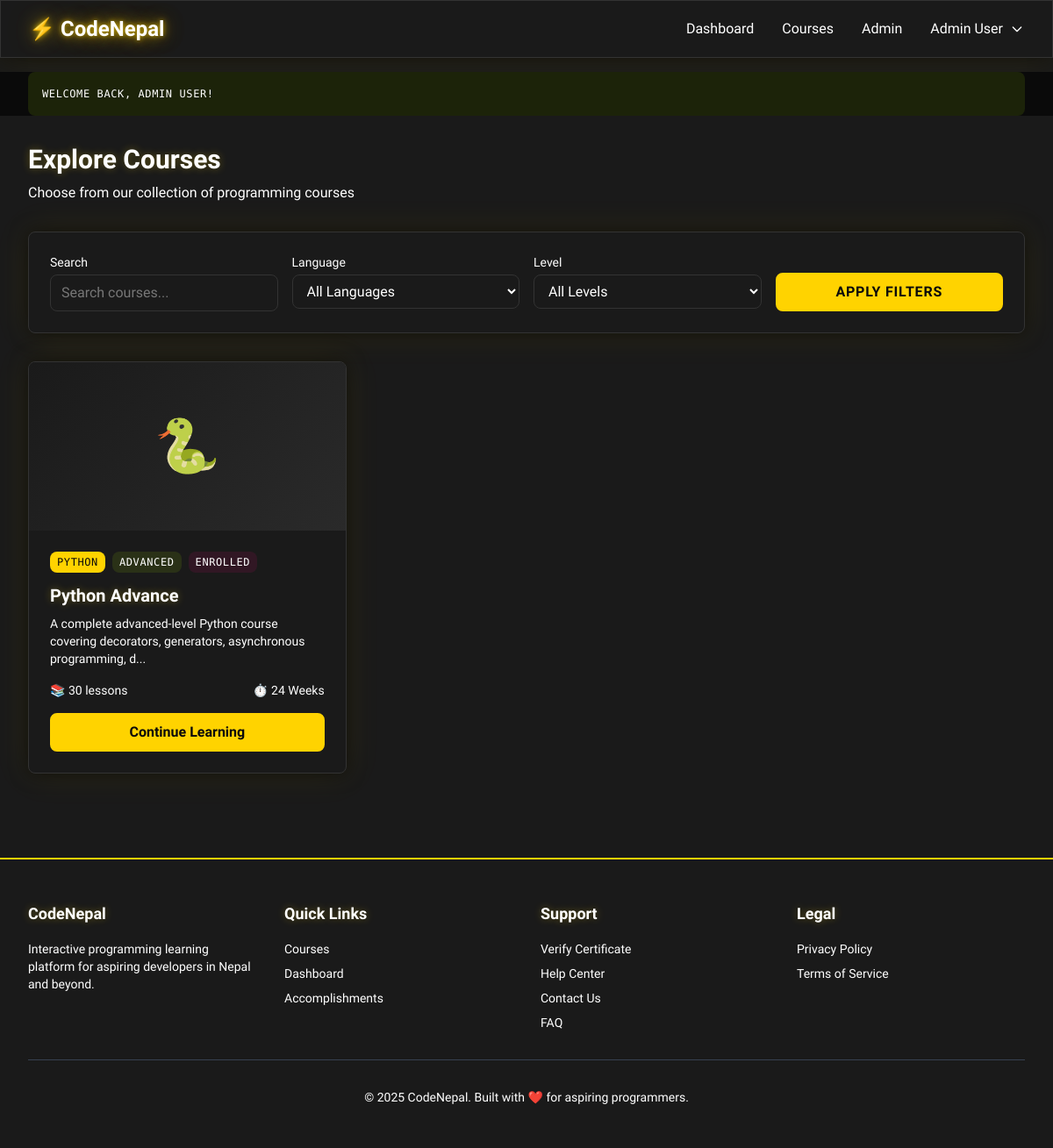
/pages/courses (signed in), run on the app's committed database.
### tables this page shows
CREATE TABLE `courses` (
  `id` varchar(50) NOT NULL,
  `title` varchar(255) NOT NULL,
  `description` text DEFAULT NULL,
  `language` enum('python','javascript','cpp') NOT NULL,
  `category` enum('beginner','intermediate','advanced') NOT NULL,
  `duration` varchar(50) DEFAULT NULL,
  `thumbnail_url` varchar(500) DEFAULT NULL,
  `is_published` tinyint(1) DEFAULT 0,
  `is_free` tinyint(1) DEFAULT 1,
  `created_at` timestamp NOT NULL DEFAULT current_timestamp(),
  `updated_at` timestamp NOT NULL DEFAULT current_timestamp() ON UPDATE current_timestamp()
);

### includes/functions.php (called while the page is built, shortened)
<?php
function get($key, $default = null) {
    return $_GET[$key] ?? $default;
}
function truncateText($text, $length = 100, $suffix = '...') {
    return substr($text, 0, $length) . $suffix;
}

### includes/auth.php (called while the page is built, shortened)
<?php
if (!function_exists('getDBConnection')) {
    require_once __DIR__ . '/../config/database.php';
}
function isLoggedIn() {
    if (isset($_SESSION['last_activity'])) {
        $elapsed = time() - $_SESSION['last_activity'];
    }
    return true;
}
function getCurrentUser() {
    return [
        'id' => $_SESSION['user_id'] ?? null,
        'email' => $_SESSION['email'] ?? null,
        'name' => $_SESSION['name'] ?? null,
        'role' => $_SESSION['role'] ?? 'user',
        'avatar_url' => $_SESSION['avatar_url'] ?? null
    ];
}

### config/database.php (called while the page is built, shortened)
<?php
function executeQuery($conn, $sql, $params = [], $types = "") {
    $stmt = $conn->prepare($sql);
    if (!empty($params)) {
        $stmt->bind_param($types, ...$params);
    }
    $result = $stmt->execute();
    $metadata = $stmt->result_metadata();
    if ($metadata) {
        return $stmt->get_result();
    }
    return true;
}
function fetchAll($result) {
    $rows = [];
    while ($row = $result->fetch_assoc()) {
        $rows[] = $row;
    }
    return $rows;
}

### pages/courses.php (the view, shortened to what this page needs)
<?php
require_once __DIR__ . '/../includes/header.php';
$conn = getDBConnection();
$userId = $currentUser['id'];
$searchQuery = get('search', '');
$sql = "SELECT c.*,
        (SELECT COUNT(*) FROM lessons WHERE course_id = c.id) as lesson_count,
        (SELECT COUNT(*) FROM user_progress WHERE course_id = c.id AND user_id = ?) as is_enrolled
        FROM courses c
        WHERE c.is_published = 1";
$params = [$userId];
$types = "s";
$sql .= " ORDER BY c.created_at DESC";
$result = executeQuery($conn, $sql, $params, $types);
$courses = fetchAll($result);
?>
<div class="max-w-7xl mx-auto px-4 sm:px-6 lg:px-8 py-8">
    <div class="mb-8">
        <h1 class="text-3xl font-bold text-gray-900">Explore Courses</h1>
        <p class="text-gray-600 mt-2">Choose from our collection of programming courses</p>
    </div>
    <div class="bg-white rounded-lg shadow p-6 mb-8">
        <form method="GET" action="" class="grid grid-cols-1 md:grid-cols-4 gap-4">
            <div>
                <label for="search" class="block text-sm font-medium text-gray-700 mb-1">Search</label>
                <input type="text" id="search" name="search"
                       value="<?php echo htmlspecialchars($searchQuery); ?>"
                       placeholder="Search courses..."
                       class="w-full px-3 py-2 border border-gray-300 rounded-md focus:outline-none focus:ring-blue-500 focus:border-blue-500">
            </div>
            <div>
                <label for="language" class="block text-sm font-medium text-gray-700 mb-1">Language</label>
                <select id="language" name="language"
                        class="w-full px-3 py-2 border border-gray-300 rounded-md focus:outline-none focus:ring-blue-500 focus:border-blue-500">
                    <option value="">All Languages</option>
                </select>
            </div>
            <div>
                <label for="category" class="block text-sm font-medium text-gray-700 mb-1">Level</label>
                <select id="category" name="category"
                        class="w-full px-3 py-2 border border-gray-300 rounded-md focus:outline-none focus:ring-blue-500 focus:border-blue-500">
                    <option value="">All Levels</option>
                </select>
            </div>
            <div class="flex items-end">
                <button type="submit"
                        class="w-full px-4 py-2 bg-blue-600 text-white rounded-md hover:bg-blue-700 focus:outline-none focus:ring-2 focus:ring-blue-500">
                    Apply Filters
                </button>
            </div>
        </form>
    </div>
    <?php if (empty($courses)): ?>
        <div class="text-center py-12">
            <svg class="mx-auto h-12 w-12 text-gray-400" fill="none" stroke="currentColor" viewBox="0 0 24 24">
                <path stroke-linecap="round" stroke-linejoin="round" stroke-width="2" d="M9.172 16.172a4 4 0 015.656 0M9 10h.01M15 10h.01M21 12a9 9 0 11-18 0 9 9 0 0118 0z"></path>
            </svg>
            <h3 class="mt-2 text-sm font-medium text-gray-900">No courses found</h3>
            <p class="mt-1 text-sm text-gray-500">Try adjusting your filters</p>
        </div>
    <?php else: ?>
        <div class="grid grid-cols-1 md:grid-cols-2 lg:grid-cols-3 gap-6">
            <?php foreach ($courses as $course): ?>
            <div class="bg-white rounded-lg shadow-md overflow-hidden hover:shadow-lg transition">
                <?php if ($course['thumbnail_url']): ?>
                    <img src="<?php echo htmlspecialchars($course['thumbnail_url']); ?>"
                         alt="<?php echo htmlspecialchars($course['title']); ?>"
                         class="w-full h-48 object-cover">
                <?php else: ?>
                    <div class="w-full h-48 bg-gradient-to-r from-blue-500 to-purple-600 flex items-center justify-center">
                        <span class="text-white text-6xl">
                            <?php
                            echo $course['language'] === 'python' ? '🐍' :
                                 ($course['language'] === 'javascript' ? '⚡' : '⚙️');
                            ?>
                        </span>
                    </div>
                <?php endif; ?>
                <div class="p-6">
                    <div class="flex items-center gap-2 mb-3">
                        <span class="px-2 py-1 bg-blue-100 text-blue-600 text-xs rounded font-medium">
                            <?php echo ucfirst($course['language']); ?>
                        </span>
                        <span class="px-2 py-1 bg-green-100 text-green-600 text-xs rounded font-medium">
                            <?php echo ucfirst($course['category']); ?>
                        </span>
                        <?php if ($course['is_enrolled']): ?>
                        <span class="px-2 py-1 bg-purple-100 text-purple-600 text-xs rounded font-medium">
                            Enrolled
                        </span>
                        <?php endif; ?>
                    </div>
                    <h3 class="text-xl font-semibold mb-2 text-gray-900"><?php echo htmlspecialchars($course['title']); ?></h3>
                    <p class="text-gray-600 text-sm mb-4"><?php echo truncateText($course['description'], 100); ?></p>
                    <div class="flex items-center justify-between text-sm text-gray-500 mb-4">
                        <span>📚 <?php echo $course['lesson_count']; ?> lessons</span>
                        <span>⏱️ <?php echo htmlspecialchars($course['duration']); ?></span>
                    </div>
                    <a href="/pages/course?id=<?php echo urlencode($course['id']); ?>"
                       class="block w-full text-center px-4 py-2 bg-blue-600 text-white rounded-md hover:bg-blue-700 transition font-medium">
                        <?php echo $course['is_enrolled'] ? 'Continue Learning' : 'View Course'; ?>
                    </a>
                </div>
            </div>
            <?php endforeach; ?>
        </div>
    <?php endif; ?>
</div>
<?php require_once __DIR__ . '/../includes/footer.php'; ?>

### includes/header.php (style rules this page uses)
.bg-blue-50, .bg-blue-100, .bg-blue-200, .bg-blue-300, .bg-blue-400, .bg-blue-500, .bg-blue-600:not(.view-all-courses-btn), .bg-blue-700:not(.view-all-courses-btn), .bg-blue-800, .bg-blue-900 { background-color: #FFD300 !important; color: #0A0A0A !important; }
.bg-blue-600.text-white:not(.view-all-courses-btn), .bg-blue-700.text-white:not(.view-all-courses-btn), .bg-blue-500.text-white { color: #0A0A0A !important; }

### data on the page
courses: language "PYTHON", category "ADVANCED", title "Python Advance", description "A complete advanced-level Python course covering decorators, generators, asynchronous programming, d...", lesson_count "30", duration "24 Weeks"

### other printed values
$currentUser['name'] "Admin User"
$flashMessage['message'] "WELCOME BACK, ADMIN USER!"
